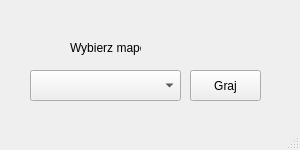
<?xml version="1.0" encoding="UTF-8"?>
<ui version="4.0">
 <class>Pacman</class>
 <widget class="QMainWindow" name="Pacman">
  <property name="geometry">
   <rect>
    <x>0</x>
    <y>0</y>
    <width>300</width>
    <height>150</height>
   </rect>
  </property>
  <property name="minimumSize">
   <size>
    <width>300</width>
    <height>150</height>
   </size>
  </property>
  <property name="maximumSize">
   <size>
    <width>300</width>
    <height>150</height>
   </size>
  </property>
  <property name="windowTitle">
   <string>Pacman</string>
  </property>
  <widget class="QWidget" name="centralWidget">
   <widget class="QPushButton" name="graj">
    <property name="geometry">
     <rect>
      <x>190</x>
      <y>70</y>
      <width>71</width>
      <height>31</height>
     </rect>
    </property>
    <property name="text">
     <string>Graj</string>
    </property>
   </widget>
   <widget class="QComboBox" name="wybor_mapy">
    <property name="geometry">
     <rect>
      <x>30</x>
      <y>70</y>
      <width>151</width>
      <height>31</height>
     </rect>
    </property>
   </widget>
   <widget class="QLabel" name="label">
    <property name="geometry">
     <rect>
      <x>70</x>
      <y>40</y>
      <width>71</width>
      <height>16</height>
     </rect>
    </property>
    <property name="text">
     <string>Wybierz mapę:</string>
    </property>
   </widget>
  </widget>
  <widget class="QStatusBar" name="statusBar"/>
 </widget>
 <layoutdefault spacing="6" margin="11"/>
 <resources/>
 <connections/>
</ui>
